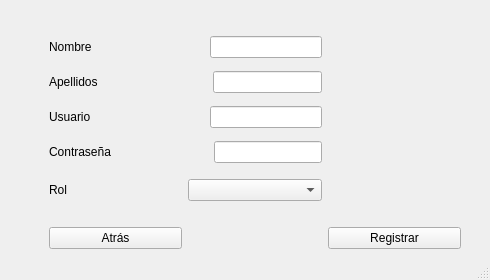
<?xml version="1.0" encoding="UTF-8"?>
<ui version="4.0">
 <class>MainWindow</class>
 <widget class="QMainWindow" name="MainWindow">
  <property name="enabled">
   <bool>true</bool>
  </property>
  <property name="geometry">
   <rect>
    <x>0</x>
    <y>0</y>
    <width>490</width>
    <height>280</height>
   </rect>
  </property>
  <property name="sizePolicy">
   <sizepolicy hsizetype="Fixed" vsizetype="Fixed">
    <horstretch>0</horstretch>
    <verstretch>0</verstretch>
   </sizepolicy>
  </property>
  <property name="windowTitle">
   <string>Clasificador de reseñas</string>
  </property>
  <widget class="QWidget" name="widget">
   <layout class="QGridLayout" name="gridLayout_2">
    <item row="1" column="3" colspan="2">
     <layout class="QVBoxLayout" name="verticalLayout">
      <item>
       <layout class="QHBoxLayout" name="horizontalLayout">
        <item>
         <widget class="QLabel" name="label_2">
          <property name="text">
           <string>Nombre</string>
          </property>
         </widget>
        </item>
        <item>
         <layout class="QHBoxLayout" name="horizontalLayout_10">
          <item>
           <spacer name="horizontalSpacer_5">
            <property name="orientation">
             <enum>Qt::Horizontal</enum>
            </property>
            <property name="sizeHint" stdset="0">
             <size>
              <width>40</width>
              <height>20</height>
             </size>
            </property>
           </spacer>
          </item>
          <item>
           <widget class="QLineEdit" name="lineEdit_nombre"/>
          </item>
         </layout>
        </item>
       </layout>
      </item>
      <item>
       <layout class="QHBoxLayout" name="horizontalLayout_2">
        <item>
         <widget class="QLabel" name="label_3">
          <property name="text">
           <string>Apellidos</string>
          </property>
         </widget>
        </item>
        <item>
         <spacer name="horizontalSpacer_3">
          <property name="orientation">
           <enum>Qt::Horizontal</enum>
          </property>
          <property name="sizeHint" stdset="0">
           <size>
            <width>40</width>
            <height>20</height>
           </size>
          </property>
         </spacer>
        </item>
        <item>
         <widget class="QLineEdit" name="lineEdit_apellidos"/>
        </item>
       </layout>
      </item>
      <item>
       <layout class="QVBoxLayout" name="verticalLayout_4">
        <item>
         <layout class="QHBoxLayout" name="horizontalLayout_4">
          <item>
           <widget class="QLabel" name="label_4">
            <property name="text">
             <string>Usuario</string>
            </property>
           </widget>
          </item>
          <item>
           <layout class="QHBoxLayout" name="horizontalLayout_7"/>
          </item>
          <item>
           <spacer name="horizontalSpacer_4">
            <property name="orientation">
             <enum>Qt::Horizontal</enum>
            </property>
            <property name="sizeHint" stdset="0">
             <size>
              <width>40</width>
              <height>20</height>
             </size>
            </property>
           </spacer>
          </item>
          <item>
           <widget class="QLineEdit" name="lineEdit_usuario"/>
          </item>
         </layout>
        </item>
       </layout>
      </item>
      <item>
       <layout class="QHBoxLayout" name="horizontalLayout_8">
        <item>
         <widget class="QLabel" name="label">
          <property name="text">
           <string>Contraseña</string>
          </property>
         </widget>
        </item>
        <item>
         <spacer name="horizontalSpacer_6">
          <property name="orientation">
           <enum>Qt::Horizontal</enum>
          </property>
          <property name="sizeHint" stdset="0">
           <size>
            <width>40</width>
            <height>20</height>
           </size>
          </property>
         </spacer>
        </item>
        <item>
         <widget class="QLineEdit" name="lineEdit_contrasena">
          <property name="echoMode">
           <enum>QLineEdit::Password</enum>
          </property>
         </widget>
        </item>
       </layout>
      </item>
     </layout>
    </item>
    <item row="4" column="3">
     <widget class="QPushButton" name="btn_atras">
      <property name="text">
       <string>Atrás</string>
      </property>
     </widget>
    </item>
    <item row="4" column="5">
     <widget class="QPushButton" name="btn_registrar">
      <property name="text">
       <string>Registrar</string>
      </property>
     </widget>
    </item>
    <item row="1" column="0">
     <layout class="QHBoxLayout" name="horizontalLayout_19"/>
    </item>
    <item row="2" column="4">
     <layout class="QGridLayout" name="gridLayout_7">
      <item row="0" column="0">
       <widget class="QComboBox" name="comboBox"/>
      </item>
     </layout>
    </item>
    <item row="0" column="4">
     <spacer name="horizontalSpacer">
      <property name="orientation">
       <enum>Qt::Horizontal</enum>
      </property>
      <property name="sizeHint" stdset="0">
       <size>
        <width>40</width>
        <height>20</height>
       </size>
      </property>
     </spacer>
    </item>
    <item row="1" column="1">
     <spacer name="verticalSpacer_5">
      <property name="orientation">
       <enum>Qt::Vertical</enum>
      </property>
      <property name="sizeHint" stdset="0">
       <size>
        <width>20</width>
        <height>40</height>
       </size>
      </property>
     </spacer>
    </item>
    <item row="1" column="6">
     <spacer name="verticalSpacer_4">
      <property name="orientation">
       <enum>Qt::Vertical</enum>
      </property>
      <property name="sizeHint" stdset="0">
       <size>
        <width>20</width>
        <height>40</height>
       </size>
      </property>
     </spacer>
    </item>
    <item row="2" column="3">
     <layout class="QGridLayout" name="gridLayout_3">
      <item row="1" column="0">
       <widget class="QLabel" name="label_5">
        <property name="text">
         <string>Rol</string>
        </property>
       </widget>
      </item>
     </layout>
    </item>
    <item row="3" column="5">
     <spacer name="horizontalSpacer_7">
      <property name="orientation">
       <enum>Qt::Horizontal</enum>
      </property>
      <property name="sizeHint" stdset="0">
       <size>
        <width>40</width>
        <height>20</height>
       </size>
      </property>
     </spacer>
    </item>
    <item row="3" column="3">
     <spacer name="horizontalSpacer_2">
      <property name="orientation">
       <enum>Qt::Horizontal</enum>
      </property>
      <property name="sizeHint" stdset="0">
       <size>
        <width>40</width>
        <height>20</height>
       </size>
      </property>
     </spacer>
    </item>
    <item row="1" column="2">
     <spacer name="verticalSpacer">
      <property name="orientation">
       <enum>Qt::Vertical</enum>
      </property>
      <property name="sizeHint" stdset="0">
       <size>
        <width>20</width>
        <height>40</height>
       </size>
      </property>
     </spacer>
    </item>
   </layout>
  </widget>
  <widget class="QMenuBar" name="menubar">
   <property name="geometry">
    <rect>
     <x>0</x>
     <y>0</y>
     <width>490</width>
     <height>21</height>
    </rect>
   </property>
  </widget>
  <widget class="QStatusBar" name="statusbar"/>
 </widget>
 <resources/>
 <connections/>
</ui>
